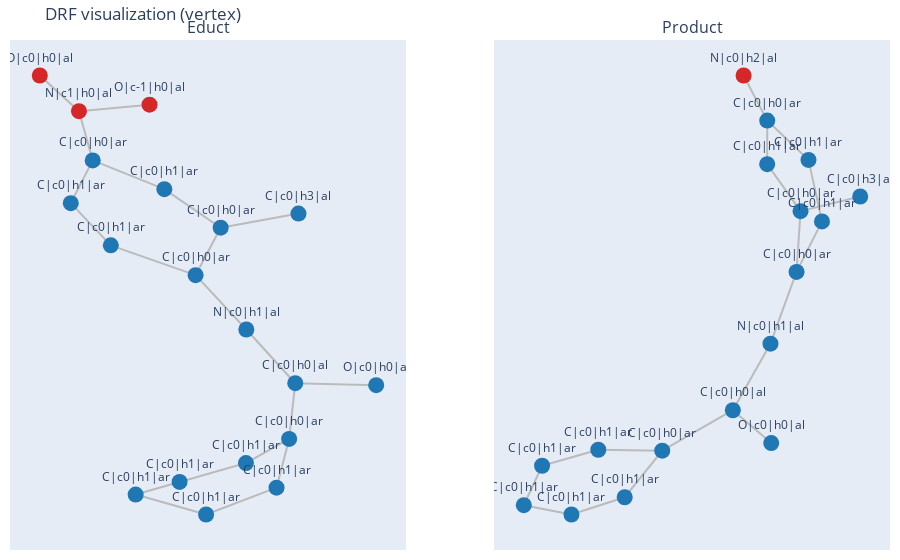

This figure's notebook cell:
### Code cell
fig_drf_vertex.show(renderer="vscode")

### Figure 1 — Plotly figure (JSON) as saved in the notebook; plotly's stock layout.template omitted (floating-point values rounded to 4 significant figures)
{"data": [{"hoverinfo": "none", "line": {"color": "#bbb", "width": 2}, "mode": "lines", "showlegend": false, "type": "scatter", "x": [0.2038, 0.05309, null, 0.05309, -0.05608, null, 0.05309, 0.004479, null, -0.05608, -0.1949, null, -0.1949, -0.2215, null, -0.1949, -0.2374, null, -0.2215, -0.2974, null, -0.2215, -0.08478, null, -0.2374, -0.1599, null, -0.1599, 0.004479, null, 0.004479, 0.1028, null, 0.1028, 0.1976, null, 0.1976, 0.3545, null, 0.1976, 0.1857, null, 0.1857, 0.1613, null, 0.1857, 0.102, null, 0.1613, 0.02483, null, 0.02483, -0.1117, null, -0.1117, -0.02656, null, -0.02656, 0.102, null], "xaxis": "x", "y": [0.3969, 0.3352, null, 0.3352, 0.5035, null, 0.3352, 0.1279, null, 0.5035, 0.6292, null, 0.6292, 0.844, null, 0.6292, 0.4424, null, 0.844, 1, null, 0.844, 0.8728, null, 0.4424, 0.2581, null, 0.2581, 0.1279, null, 0.1279, -0.1096, null, -0.1096, -0.344, null, -0.344, -0.3525, null, -0.344, -0.5875, null, -0.5875, -0.8003, null, -0.5875, -0.6929, null, -0.8003, -0.9175, null, -0.9175, -0.8305, null, -0.8305, -0.7753, null, -0.7753, -0.6929, null], "yaxis": "y"}, {"hoverinfo": "text", "hovertext": ["C|c0|h3|al", "C|c0|h0|ar", "C|c0|h1|ar", "C|c0|h0|ar", "N|c1|h0|al", "O|c0|h0|al", "O|c-1|h0|al", "C|c0|h1|ar", "C|c0|h1|ar", "C|c0|h0|ar", "N|c0|h1|al", "C|c0|h0|al", "O|c0|h0|al", "C|c0|h0|ar", "C|c0|h1|ar", "C|c0|h1|ar", "C|c0|h1|ar", "C|c0|h1|ar", "C|c0|h1|ar"], "marker": {"color": ["#1f77b4", "#1f77b4", "#1f77b4", "#1f77b4", "#d62728", "#d62728", "#d62728", "#1f77b4", "#1f77b4", "#1f77b4", "#1f77b4", "#1f77b4", "#1f77b4", "#1f77b4", "#1f77b4", "#1f77b4", "#1f77b4", "#1f77b4", "#1f77b4"], "size": 16}, "mode": "markers+text", "name": "Educt nodes", "showlegend": false, "text": ["C|c0|h3|al", "C|c0|h0|ar", "C|c0|h1|ar", "C|c0|h0|ar", "N|c1|h0|al", "O|c0|h0|al", "O|c-1|h0|al", "C|c0|h1|ar", "C|c0|h1|ar", "C|c0|h0|ar", "N|c0|h1|al", "C|c0|h0|al", "O|c0|h0|al", "C|c0|h0|ar", "C|c0|h1|ar", "C|c0|h1|ar", "C|c0|h1|ar", "C|c0|h1|ar", "C|c0|h1|ar"], "textposition": "top center", "type": "scatter", "x": [0.2038, 0.05309, -0.05608, -0.1949, -0.2215, -0.2974, -0.08478, -0.2374, -0.1599, 0.004479, 0.1028, 0.1976, 0.3545, 0.1857, 0.1613, 0.02483, -0.1117, -0.02656, 0.102], "xaxis": "x", "y": [0.3969, 0.3352, 0.5035, 0.6292, 0.844, 1, 0.8728, 0.4424, 0.2581, 0.1279, -0.1096, -0.344, -0.3525, -0.5875, -0.8003, -0.9175, -0.8305, -0.7753, -0.6929], "yaxis": "y"}, {"hoverinfo": "none", "line": {"color": "#bbb", "width": 2}, "mode": "lines", "showlegend": false, "type": "scatter", "x": [0.5173, 0.304, null, 0.304, 0.1848, null, 0.304, 0.2898, null, 0.1848, 0.185, null, 0.185, 0.1005, null, 0.185, 0.3324, null, 0.3324, 0.3807, null, 0.3807, 0.2898, null, 0.2898, 0.1966, null, 0.1966, 0.06219, null, 0.06219, 0.1993, null, 0.06219, -0.1902, null, -0.1902, -0.4188, null, -0.1902, -0.3243, null, -0.4188, -0.6196, null, -0.6196, -0.685, null, -0.685, -0.5147, null, -0.5147, -0.3243, null], "xaxis": "x2", "y": [0.5123, 0.4533, null, 0.4533, 0.6425, null, 0.4533, 0.2084, null, 0.6425, 0.8183, null, 0.8183, 1, null, 0.8183, 0.6599, null, 0.6599, 0.412, null, 0.412, 0.2084, null, 0.2084, -0.08084, null, -0.08084, -0.3492, null, -0.3492, -0.4816, null, -0.3492, -0.5122, null, -0.5122, -0.5084, null, -0.5122, -0.7, null, -0.5084, -0.573, null, -0.573, -0.732, null, -0.732, -0.7695, null, -0.7695, -0.7, null], "yaxis": "y2"}, {"hoverinfo": "text", "hovertext": ["C|c0|h3|al", "C|c0|h0|ar", "C|c0|h1|ar", "C|c0|h0|ar", "N|c0|h2|al", "C|c0|h1|ar", "C|c0|h1|ar", "C|c0|h0|ar", "N|c0|h1|al", "C|c0|h0|al", "O|c0|h0|al", "C|c0|h0|ar", "C|c0|h1|ar", "C|c0|h1|ar", "C|c0|h1|ar", "C|c0|h1|ar", "C|c0|h1|ar"], "marker": {"color": ["#1f77b4", "#1f77b4", "#1f77b4", "#1f77b4", "#d62728", "#1f77b4", "#1f77b4", "#1f77b4", "#1f77b4", "#1f77b4", "#1f77b4", "#1f77b4", "#1f77b4", "#1f77b4", "#1f77b4", "#1f77b4", "#1f77b4"], "size": 16}, "mode": "markers+text", "name": "Product nodes", "showlegend": false, "text": ["C|c0|h3|al", "C|c0|h0|ar", "C|c0|h1|ar", "C|c0|h0|ar", "N|c0|h2|al", "C|c0|h1|ar", "C|c0|h1|ar", "C|c0|h0|ar", "N|c0|h1|al", "C|c0|h0|al", "O|c0|h0|al", "C|c0|h0|ar", "C|c0|h1|ar", "C|c0|h1|ar", "C|c0|h1|ar", "C|c0|h1|ar", "C|c0|h1|ar"], "textposition": "top center", "type": "scatter", "x": [0.5173, 0.304, 0.1848, 0.185, 0.1005, 0.3324, 0.3807, 0.2898, 0.1966, 0.06219, 0.1993, -0.1902, -0.4188, -0.6196, -0.685, -0.5147, -0.3243], "xaxis": "x2", "y": [0.5123, 0.4533, 0.6425, 0.8183, 1, 0.6599, 0.412, 0.2084, -0.08084, -0.3492, -0.4816, -0.5122, -0.5084, -0.573, -0.732, -0.7695, -0.7], "yaxis": "y2"}], "layout": {"annotations": [{"font": {"size": 16}, "showarrow": false, "text": "Educt", "x": 0.225, "xanchor": "center", "xref": "paper", "y": 1, "yanchor": "bottom", "yref": "paper"}, {"font": {"size": 16}, "showarrow": false, "text": "Product", "x": 0.775, "xanchor": "center", "xref": "paper", "y": 1, "yanchor": "bottom", "yref": "paper"}], "margin": {"b": 10, "l": 10, "r": 10, "t": 40}, "showlegend": false, "title": {"text": "DRF visualization (vertex)"}, "xaxis": {"anchor": "y", "domain": [0, 0.45], "showgrid": false, "showticklabels": false, "zeroline": false}, "xaxis2": {"anchor": "y2", "domain": [0.55, 1], "showgrid": false, "showticklabels": false, "zeroline": false}, "yaxis": {"anchor": "x", "domain": [0, 1], "showgrid": false, "showticklabels": false, "zeroline": false}, "yaxis2": {"anchor": "x2", "domain": [0, 1], "showgrid": false, "showticklabels": false, "zeroline": false}}}
